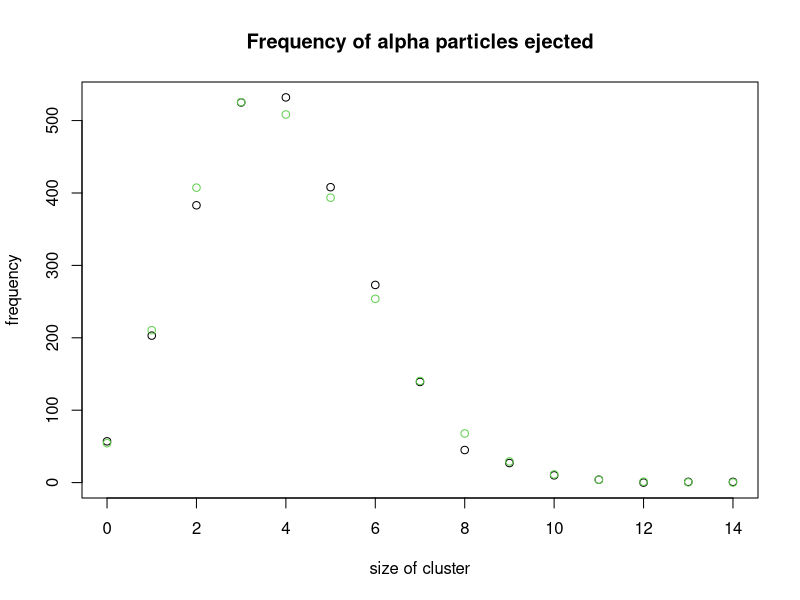
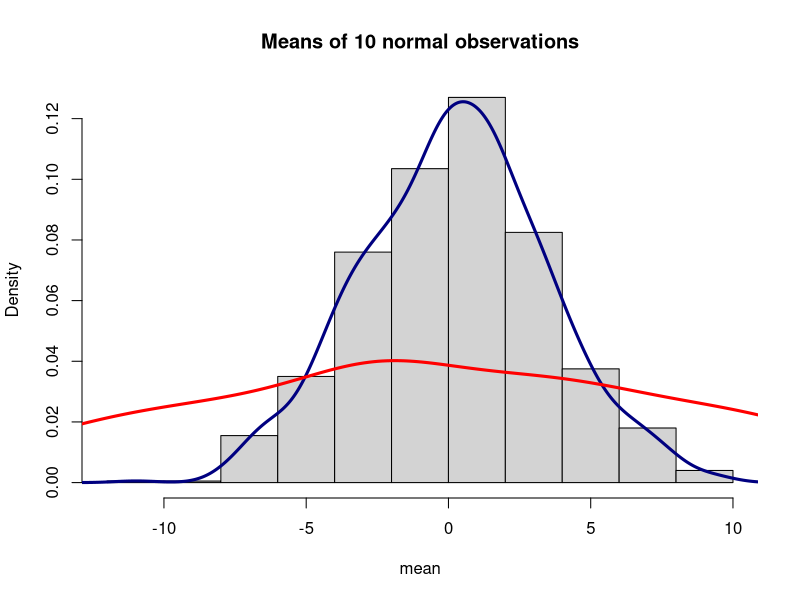
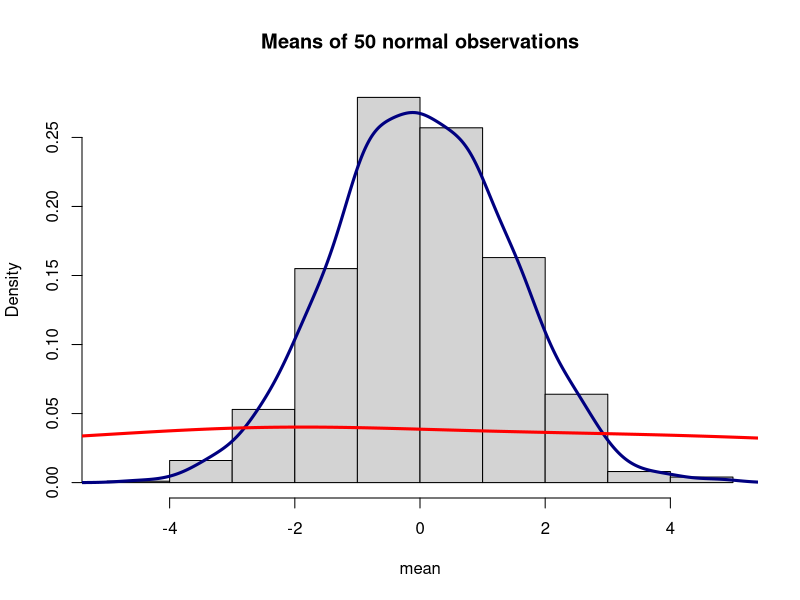
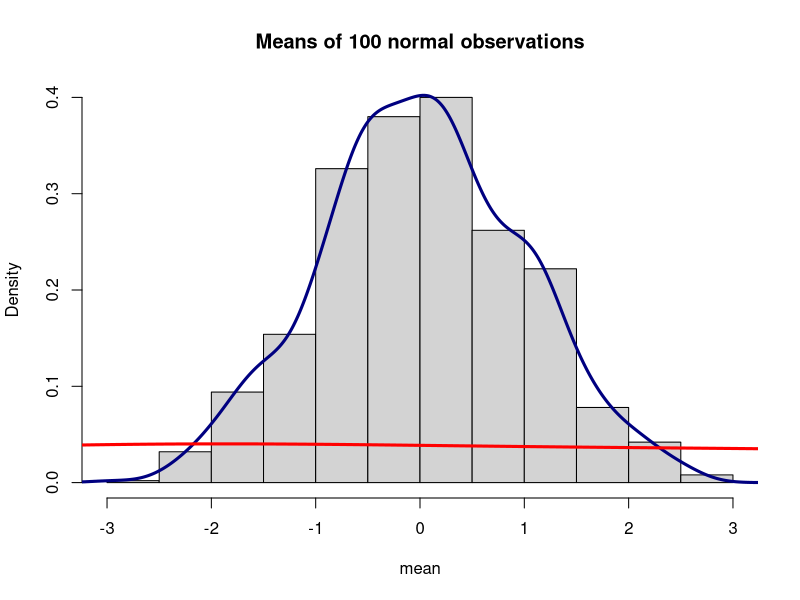
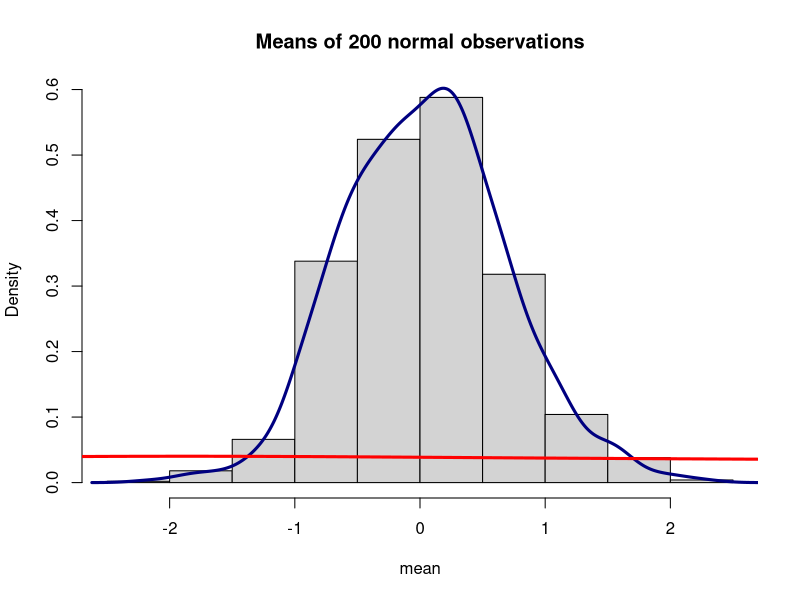
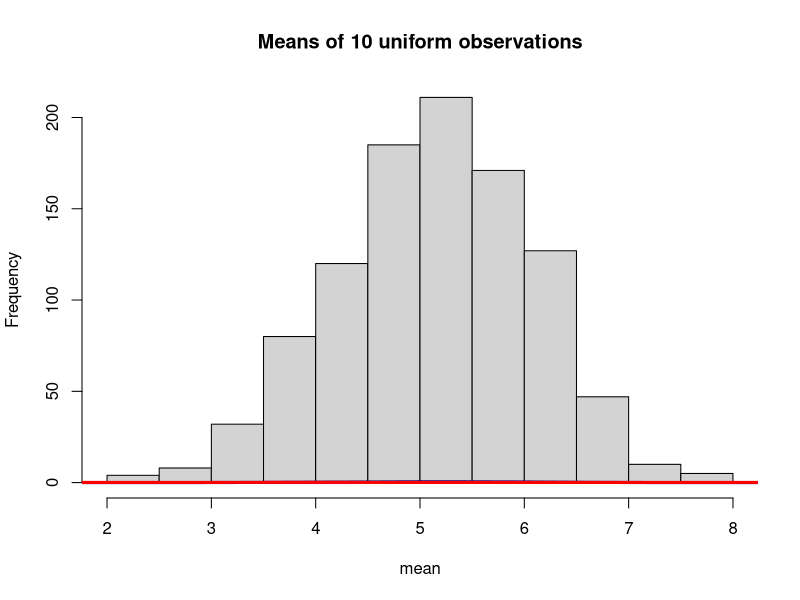
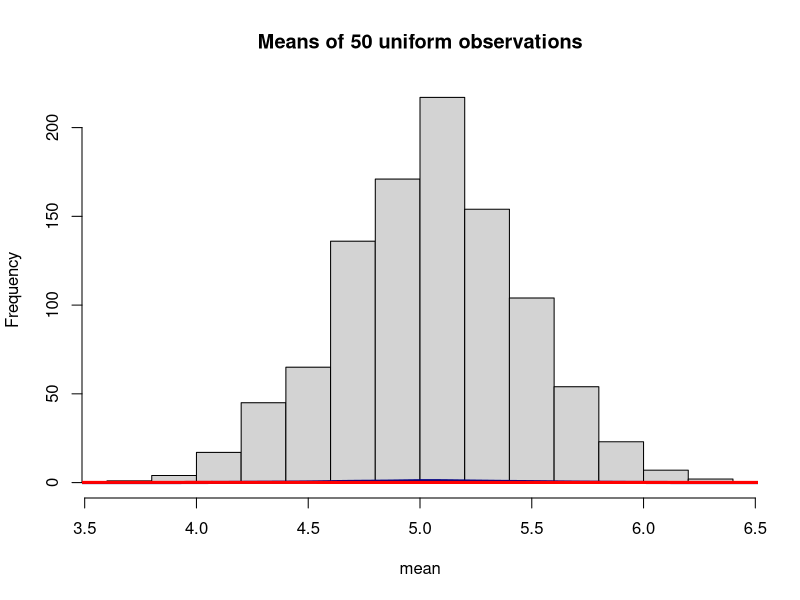
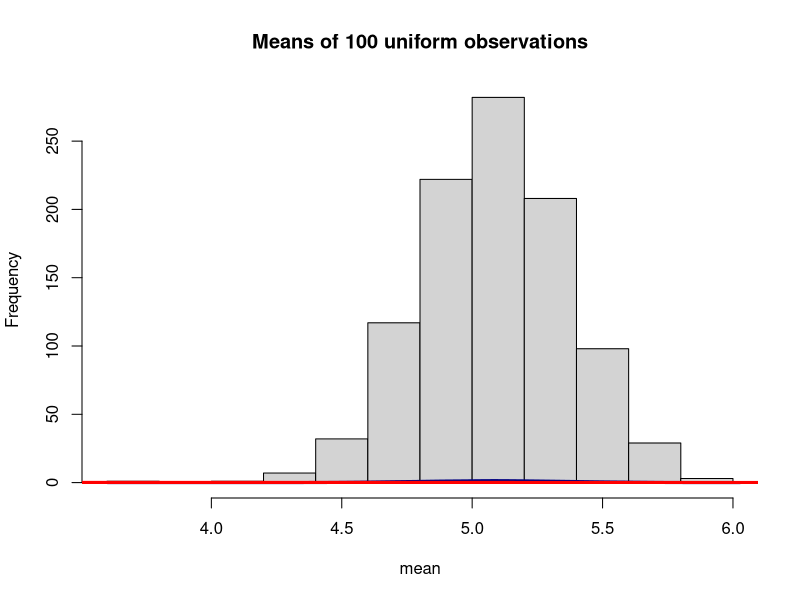

The R script that drew these images, in order:
## ---- chunk 1
library(knitr)
library(markdown)
library(rmarkdown)
## ---- chunk 2
xrf<-c(85.1, 81.4, 77.1, 84.5, 87.9, 83.2, 86.6, 83.9, 81.1, 80.8)
icp<-c(87.4, 90.1, 86.2, 89.2, 88.4, 82.9, 81.9, 87.4, 82.1, 80.6)

data.1<-cbind(xrf,icp)
data.2<-rbind(xrf,icp)
data.1
kable(data.2, 'html')
sd_icp<-sd(icp)
sd_xrf<-sd(xrf)
mean_icp<-mean(icp)
mean_xrf<-mean(xrf)
mse<-((9*(sd_xrf)^2)+(9*(sd_icp)^2))/(18)
tstat1<-(mean_xrf-mean_icp)/(sqrt(mse)*(sqrt((1/10)+(1/10))))
mean_diff<-mean(xrf-icp)
sd_diff<-sd(xrf-icp)
n<-10
tstat2<-mean_diff*sqrt(n)/sd_diff
## ---- chunk 3
Num<-c(0:14)
freq<-c(57,203,383,525,532,408,273,139,45,27,10,4,0,1,1)
gold<-cbind(Num,freq)
gold2<-rbind(Num,freq)
gold2
## ---- chunk 4
kable(gold2)
## ---- chunk 5
particles<-Num*freq
total_particles<-sum(particles)
total_obs<-sum(freq)
weighted_mean<-signif(total_particles/total_obs,3)
## ---- chunk 6
plotpois<-cbind(Num,dpois(Num,weighted_mean))
weight<-freq[[1]]/plotpois[1,2]
plotpois[,2]<-total_obs*plotpois[,2]
plot(gold,main="Frequency of alpha particles ejected",ylab="frequency",xlab="size of cluster")
points(plotpois,col=3)
## ---- chunk 7
set.seed(292015)
r.10<-rnorm(10)
r.100<-rnorm(100)
r.1000<-rnorm(1000)
obs<-c(10,100,1000)
mean.10<-mean(r.10)
mean.100<-mean(r.100)
mean.1000<-mean(r.1000)
allmeans<-c(mean.10,mean.100,mean.1000)
std<-c(sd(r.10),sd(r.100),sd(r.1000))
table.3<-rbind(allmeans,std)
colnames(table.3)<-c(10,100,1000)
table.3
## ---- chunk 8
set.seed(2102015)
dataset<-rnorm(1000,0,10)
sample_means<-data.frame()
for (i in 1:1000){
    s.10<-mean(sample(dataset,10))
    s.50<-mean(sample(dataset,50))
    s.100<-mean(sample(dataset,100))
    s.200<-mean(sample(dataset,200))
    s.all<-c(s.10,s.50,s.100,s.200)
    sample_means<-rbind(sample_means,s.all)
}
colnames(sample_means)<-c("10","50","100","200")
var_sx<-matrix(c(var(sample_means[,1]),var(sample_means[,2]),var(sample_means[,3]),var(sample_means[,4])),nrow=1,ncol=4)
colnames(var_sx)<-c("10","50","100","200")
var_sx

#plots
#10 observations
hist(sample_means[,1],freq=F,main="Means of 10 normal observations",xlab="mean")
lines(density(sample_means[,1]),col="navy",lwd=3)
lines(density(dataset),col="red",lwd=3)
#50 observations
hist(sample_means[,2],freq=F,main="Means of 50 normal observations",xlab="mean")
lines(density(sample_means[,2]),col="navy",lwd=3)
lines(density(dataset),col="red",lwd=3)
#100 observations
hist(sample_means[,3],freq=F,main="Means of 100 normal observations",xlab="mean")
lines(density(sample_means[,3]),col="navy",lwd=3)
lines(density(dataset),col="red",lwd=3)
#200 observations
hist(sample_means[,4],freq=F,main="Means of 200 normal observations",xlab="mean")
lines(density(sample_means[,4]),col="navy",lwd=3)
lines(density(dataset),col="red",lwd=3)
## ---- chunk 9
set.seed(2102015)
dataset<-runif(1000,0,10)
sample_means<-data.frame()
for (i in 1:1000){
    s.10<-mean(sample(dataset,10)) 
    s.50<-mean(sample(dataset,50))
    s.100<-mean(sample(dataset,100))
    s.200<-mean(sample(dataset,200))
    s.all<-c(s.10,s.50,s.100,s.200)
    sample_means<-rbind(sample_means,s.all)
}
colnames(sample_means)<-c("10","50","100","200")

var
#10 observations
hist(sample_means[,1],main="Means of 10 uniform observations",xlab="mean")
lines(density(sample_means[,1]),col="navy",lwd=3)
lines(density(dataset),col="red",lwd=3)
#50 observations
hist(sample_means[,2],main="Means of 50 uniform observations",xlab="mean")
lines(density(sample_means[,2]),col="navy",lwd=3)
lines(density(dataset),col="red",lwd=3)
#100 observations
hist(sample_means[,3],main="Means of 100 uniform observations",xlab="mean")
lines(density(sample_means[,3]),col="navy",lwd=3)
lines(density(dataset),col="red",lwd=3)
## ---- chunk 10
#200 observations
hist(sample_means[,4],main="Means of 200 uniform observations",xlab="mean")
lines(density(sample_means[,4]),col="navy",lwd=3)
lines(density(dataset),col="red",lwd=3)
## ---- chunk 11
P.3<-0.07*0.07*0.07
P.3
## ---- chunk 12
P.0<-.93*.93*.93
P.0
## ---- chunk 13
P.1<-.07*.93*.93*3
P.1
## ---- chunk 14
P.2<-.07*.07*.93*3
P.2
## ---- chunk 15
P.total<-P.0+P.1+P.2+P.3
P.total
## ---- chunk 16
P.both<-(1-P.0)*(1-P.0)
P.both
